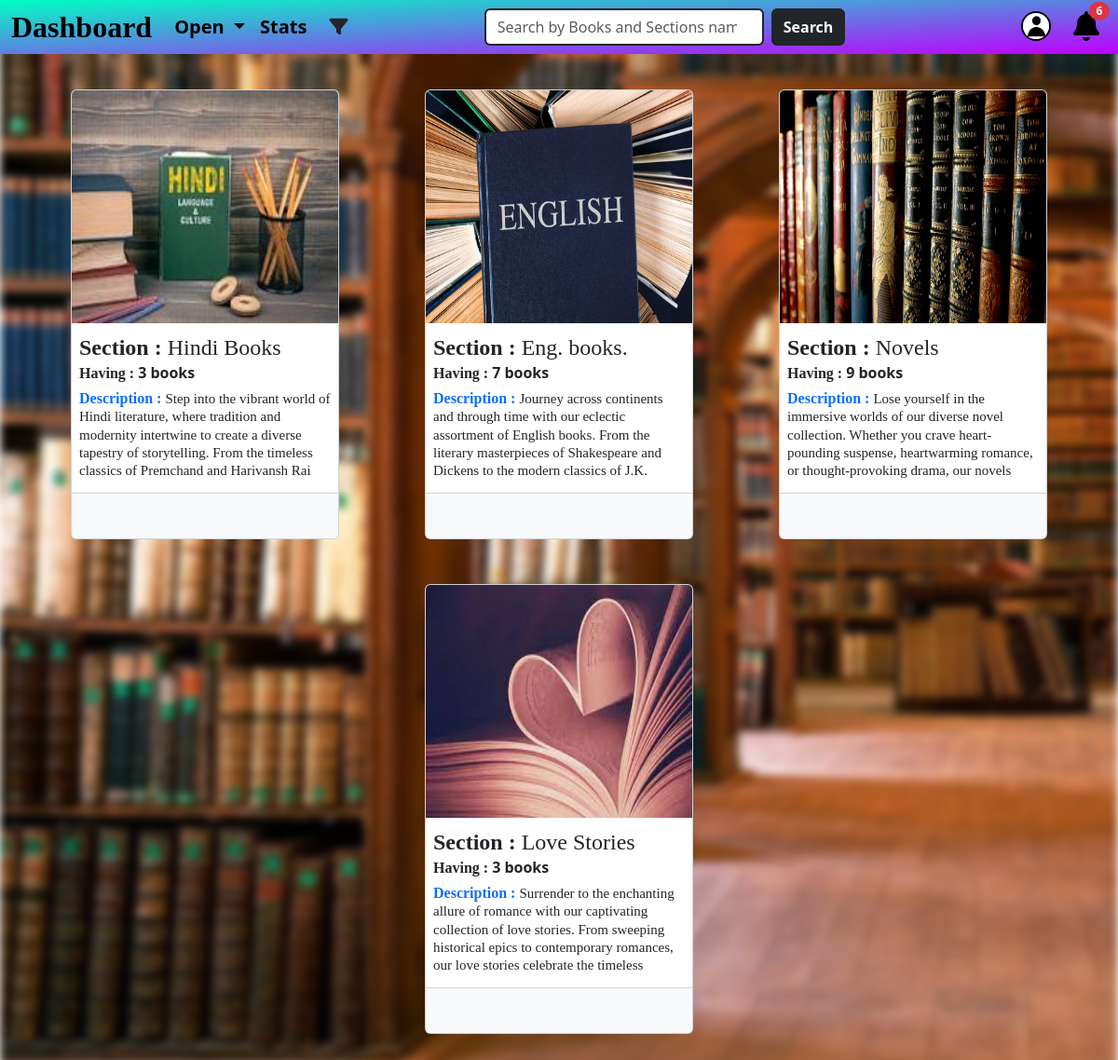
/dashboard/allsections (signed in), run on the app's committed database.
### application/models.py (models this page shows, shortened)
class Users(db.Model,UserMixin):
    __tablename__='users'
    id = db.Column(db.Integer, primary_key=True)
    username = db.Column(db.String(25), nullable=False, unique=True)
    password = db.Column(db.String(250), nullable=False, unique=True)
    time = db.Column(db.DateTime, default=datetime.now)
    profile_path = db.Column(db.String(250), default="default_profile.jpg")
    label = db.Column(db.String, default='user')
    comments = db.relationship("Comment_Book", backref="commenter" ,cascade="all, delete")
    rates = db.relationship("Rate_Book",cascade="all, delete")
    granted = db.relationship("Books",secondary="access",backref="granters")
    completed_books = db.relationship("Books",secondary="completed",backref="completers")
    requested = db.relationship("Books",secondary="request_book",backref="requesters")
    access = db.relationship("Access",back_populates="accesser",cascade="all, delete",lazy=True,overlaps="granters,granted")
    requests = db.relationship("Request_Book",back_populates="requester",cascade="all, delete",lazy=True,overlaps="requested,requesters")
    rejected_request_books  = db.relationship("Books",secondary="reject",backref="rejected_users")
    rejected_requests  = db.relationship("Reject",back_populates="rejected_user",cascade="all, delete",lazy=True,overlaps="rejected_request_books,rejected_users")

class Sections(db.Model):
    __tablename__='sections'
    id = db.Column(db.Integer, primary_key=True)
    name = db.Column(db.String(50), nullable=False, unique=True)
    time = db.Column(db.DateTime, default=datetime.now)
    image_path = db.Column(db.String(250), default="default_section.jpg")
    description = db.Column(db.Text)
    books = db.relationship("Books", backref="from_section",lazy=True)

### application/controllers.py (the view)
@app.route('/dashboard/allsections')
@login_required
@role_required(['librarian','user'])
def all_sections():
    sections = Sections.query.all()
    return render_template('dashboard.html', sections=sections, page="All Sections")

### app.py (called while the page is built)
@app.context_processor
def inject_all_func():
    return dict(can_rate = can_rate,
                Random =  Random,
                make_tuple = make_tuple,
                remaining_books = remaining_books,
                calu_avg = calu_avg,
                book_availability = book_availability,
                format_time_difference = format_time_difference,
                remaining_time = remaining_time,
                calu_notification = calu_notification,
                all_sectionss = all_sectionss,
                top_books = top_books,
                request_exist = request_exist)

### application/functions.py (called while the page is built)
def format_time_difference(start_time):
    if start_time:
        current_time = datetime.now()
        time_difference = current_time - start_time
        days = time_difference.days
        seconds = time_difference.seconds
        hours, remainder = divmod(seconds, 3600)
        minutes, seconds = divmod(remainder, 60)
        if days > 0:
            return f"{days} {'day' if days == 1 else 'days'} ago"
        elif hours > 0:
            return f"{hours} {'hour' if hours == 1 else 'hours'} ago"
        elif minutes > 0:
            return f"{minutes} {'minute' if minutes == 1 else 'minutes'} ago"
        else:
            return f"{seconds} {'second' if seconds == 1 else 'seconds'} ago"
    return "time not found"

### application/login.py (called while the page is built)
@login_manager.user_loader
def load_user(id):
    return Users.query.get(int(id))

def role_required(allowed_roles):
    def decorator(func):
        @wraps(func)
        def wrapper(*args, **kwargs):
            if not current_user.is_authenticated or current_user.label not in allowed_roles:
                abort(403)  # Forbidden
            return func(*args, **kwargs)
        return wrapper
    return decorator

### templates/dashboard.html (shortened to what this page needs)
{% extends "base.html" %}
{% block content %}
{% if page=="My Books" %}
    <div class="d-flex justify-content-center">
        <div class="col my-font italic fs-1 fw-bold text-center text-primary"><span class="bg-light px-3 rounded-4 py-2">Your Current Books</span></div>
    </div><br><br>
    {% if current_user.granted %}
        <div class="row">
            {% for book in current_user.granted %}
                {% with %}
                <div class="col mb-5">
                    {% set looop=loop %}
                    {% include "book.html" %}
                </div>
                {% endwith %}
            {% endfor %}
        </div>
    {% else %}
        <div class="d-flex justify-content-center">
            <div class="col-auto rounded-circle fw-bold fs-1 text-center p-5 m-5 my-font italic request-gradient ball">you<br class="mb-1">don't have<br class="mb-1">access of any book<hr><br></div>
        </div>
    {% endif %}
{% elif page=="All Sections" %}
    <div class="row" id="all">
        {% for section in sections %}
            {% with %}
            <div class="col mb-5 that_col">
                {% set loopvar=loop %}
                {% include "sections.html" %}
            </div>
            {% endwith %}
        {% endfor %}
    </div>
{% elif page=="All Requests" %}
    <div class="row" id="all">
        {% include "requests.html" %}
    </div>
{% endif %}
{% endblock %}

### templates/navbar.html (shortened to what this page needs)
<nav class="navbar navbar-expand-lg navbar-light fixed-top py-0 request-gradient">
  <div class="container-fluid">
      {% if current_user.is_authenticated %}
          <a class="navbar-brand fw-bold fs-2 my-font" href="/{{current_user.label}}_home">Dashboard</a>
      {% else %}
          <a class="navbar-brand fw-bold fs-2 my-font" href="/user_home">Dashboard</a>
      {% endif %}
    <div class="collapse navbar-collapse" id="navbarSupportedContent">
        {% if current_user.is_authenticated %}
            {% if current_user.label == "librarian" %}
              <ul class="navbar-nav me-auto ms-0 mb-2 mb-lg-0">
                <li class="nav-item dropdown">
                    <a class="nav-link dropdown-toggle active fw-bold fs-5" href="#" role="button" data-bs-toggle="dropdown" aria-expanded="false">
                      Add
                    </a>
                    <ul class="dropdown-menu">
                      <li><a class="dropdown-item fw-bold" href="/add_book">Add Books</a></li>
                      <li><hr class="dropdown-divider"></li>
                      <li><a class="dropdown-item fw-bold" href="/add_section">Add Sections</a></li>
                      <li><hr class="dropdown-divider"></li>
                      <li><a class="dropdown-item fw-bold" href="">Something else here</a></li>
                    </ul>
                </li>
                <li class="nav-item">
                    <a class="nav-link active fw-bolder fs-5" href="/dashboard/stats">Stats</a>
                </li>{% if page in ["All Books","All Sections","Section","All Readers","All Accesses","All Requests"] %}
                <li class="nav-item">
                    <button class="nav-link active fw-bold fs-5" type="button" onclick="filter()"><i class="fa-solid fa-filter text-dark ps-2"></i></button>
                </li>
                {% endif %}
              </ul>
            {% elif current_user.label == "user" %}
              <ul class="navbar-nav me-auto ms-0 mb-2 mb-lg-0">
                <li class="nav-item dropdown">
                  <a class="nav-link dropdown-toggle active fw-bold fs-5" href="#" role="button" data-bs-toggle="dropdown" aria-expanded="false">
                    Open
                  </a>
              </li>
                <li class="nav-item">
                  <a class="nav-link active fw-bolder fs-5" href="/dashboard/stats">Stats</a>
                </li>{% if page in ["All Books","All Sections","Section","Statistics"] %}
                <li class="nav-item">
                    <button class="nav-link active fw-bold fs-5" type="button" onclick="filter()" ><i class="fa-solid fa-filter text-dark ps-2"></i></button>
                </li>{% endif %}
              </ul>
            {% endif %}
            <ul class="navbar-nav me-auto ms-lg-5">
              <form action="/search" method="get" class="d-flex" style="margin-right: 30%;">
                <input class="form-control me-2 border border-dark border-2" type="search" name="query" placeholder="Search by Books and Sections name" aria-label="Search" style="width: 300px;" required>
                <button class="btn btn-dark fw-bold" type="submit">Search</button>
              </form>
            </ul>
              <ul class="navbar-nav me-0 ms-auto mb-2 mb-lg-0">
                <li class="nav-item dropdown me-2">
                  <a class="nav-link active fw-bold" href="#" role="button" data-bs-toggle="dropdown" aria-expanded="false">
                    <img src="/display_profile/{{current_user.profile_path}}" alt="" style="border-radius: 50%; height: 32px; width: 32px; border: 2px solid rgb(7, 7, 7);">
                  </a>
                </li>
                <li class="nav-item me-0">
                    {% if current_user.label=="librarian" %}
                      {% set count = calu_notification().requested|length %}
                    {% else %}
                      {% set count = current_user.requests|length + current_user.rejected_requests|length %}
                    {% endif %}
                  <button type="button" class="nav-link active {% if count!=0 %}ball{% endif %}" data-bs-toggle="modal" data-bs-target="#notification"><i class="fa-solid fa-bell fs-2"></i><span class="position-absolute top-10 start-1 translate-middle badge rounded-circle bg-danger">
                  {{count}}
                  </span></button>
                </li>
              </ul>
        {% endif %}
    </div>
  </div>
</nav>

### templates/sections.html (shortened to what this page needs)
<div class="d-flex justify-content-{% if loopvar.first and loopvar.last %}start{% else %}center{% endif %}">
  <div class="card delay hidden" style="width: 18rem;">
      <a href="/section/{{section.id}}"><img src="/display_section/{{section.image_path}}" class="card-img-top" alt="..."  style="height: 250px;"></a>
      <div class="card-body p-2">
        <a href="/section/{{section.id}}" class="card-title text-dark tdn my-font"><text class="fw-bold fs-4">Section :</text><text class="fw-normal fs-4 title{{loopvar.index}}"> {{ section.name }}</text></a>
        <h6 class="text-dark fw-bold fs-6"><text class="my-font">Having : </text>{{ section.books|length }} books</h6>
        <h6 class="card-title my-font pointer" data-bs-toggle="modal" data-bs-target="#section_description{{loopvar.index}}" style="overflow-y: hidden; height: 95px;"><text class="fw-bolder fs-6 text-primary">Description : </text><text class="fw-normal " style="font-size:15px;">{{ section.description }}</text></h6>
      </div>
      {% if current_user.label == 'librarian' %}
      <ul class="list-group list-group-flush">
        <li class="list-group-item text-center bg-light">
          <button type="button" class="btn btn-outline-primary fw-bold border-3" data-bs-toggle="modal" data-bs-target="#addbooktosection{{loopvar.index}}">Add Book +</button>
        </li>
      </ul>
      {% else %}
      <ul class="list-group list-group-flush">
        <li class="list-group-item text-center bg-light py-4">
        </li>
      </ul>
      {% endif %}
  </div>
</div>

### static/style.css (style rules this page uses)
.my-font { font-family: Georgia, 'Times New Roman', Times, serif; }
.tdn { text-decoration: none; }
.pointer { cursor: pointer; }
.animation { animation: myAnim .4s ease 0s 1 normal forwards; }
.request-gradient { background-image: linear-gradient(to bottom right, rgb(0, 255, 195), rgb(191, 0, 255)); }
body { display: flex; justify-content: center; }
.ball { animation: bounce 0.5s infinite alternate cubic-bezier(0.5, 0.05, 1, 0.5); }

### data on the page
Users: profile_path (placeholder picture)
Sections: image_path (picture), name "Hindi Books", books|length "3", description "Step into the vibrant world of Hindi literature, where tradition and modernity intertwine to create a diverse tapestry of storytelling. From the timeless classics of Premchand and Harivansh Rai…"
Sections: image_path (picture), name "Eng. books.", books|length "7", description "Journey across continents and through time with our eclectic assortment of English books. From the literary masterpieces of Shakespeare and Dickens to the modern classics of J.K.…"
Sections: image_path (picture), name "Novels", books|length "9", description "Lose yourself in the immersive worlds of our diverse novel collection. Whether you crave heart-pounding suspense, heartwarming romance, or thought-provoking drama, our novels…"
Sections: image_path (picture), name "Love Stories", books|length "3", description "Surrender to the enchanting allure of romance with our captivating collection of love stories. From sweeping historical epics to contemporary romances, our love stories celebrate the timeless…"

### other printed values
{{ count }} "6"
